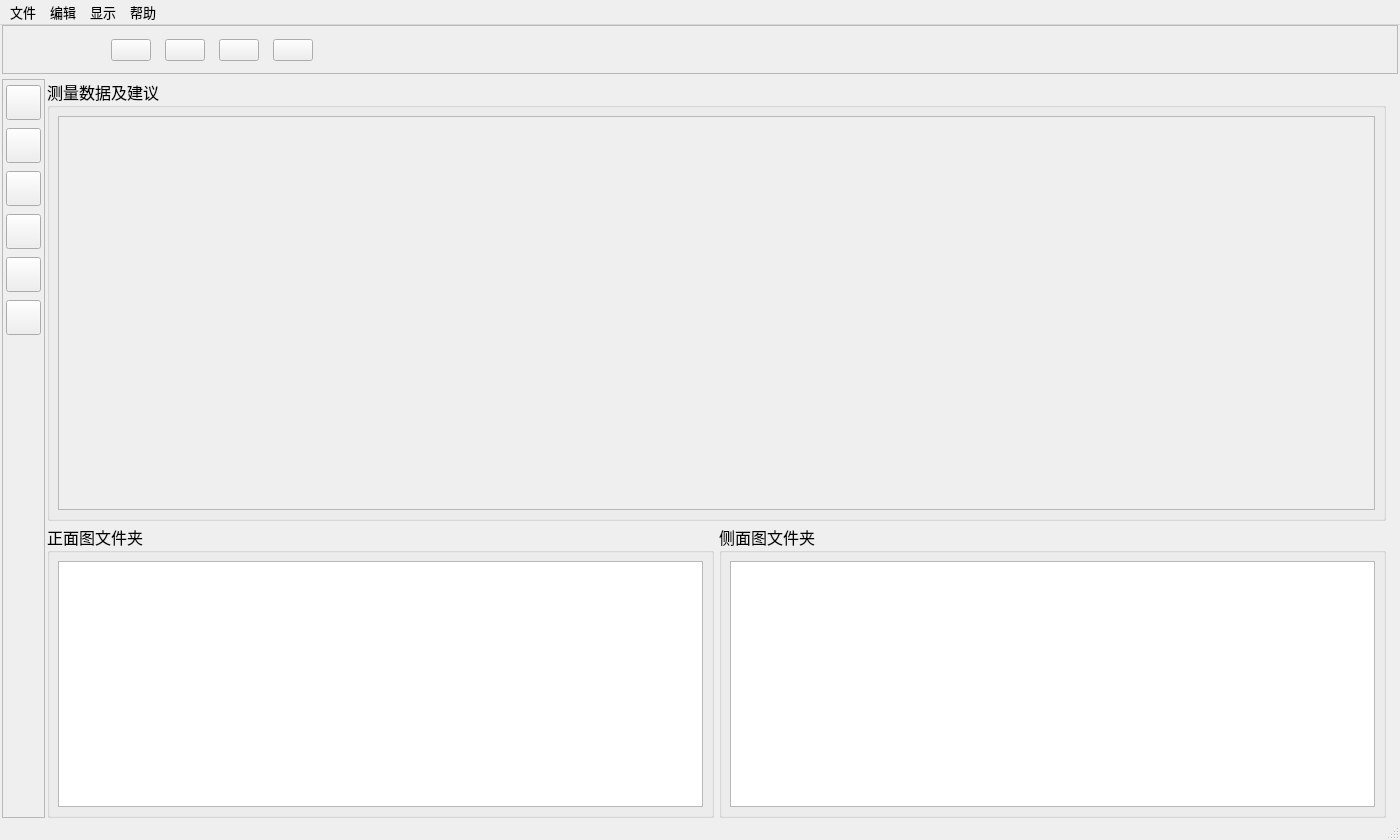
<?xml version="1.0" encoding="UTF-8"?>
<ui version="4.0">
 <class>MainWindow</class>
 <widget class="QMainWindow" name="MainWindow">
  <property name="geometry">
   <rect>
    <x>0</x>
    <y>0</y>
    <width>1400</width>
    <height>840</height>
   </rect>
  </property>
  <property name="font">
   <font>
    <pointsize>9</pointsize>
   </font>
  </property>
  <property name="windowTitle">
   <string>骨科影像智能量测系统</string>
  </property>
  <property name="toolTip">
   <string/>
  </property>
  <property name="toolTipDuration">
   <number>-1</number>
  </property>
  <property name="iconSize">
   <size>
    <width>40</width>
    <height>40</height>
   </size>
  </property>
  <property name="toolButtonStyle">
   <enum>Qt::ToolButtonIconOnly</enum>
  </property>
  <property name="animated">
   <bool>true</bool>
  </property>
  <property name="documentMode">
   <bool>false</bool>
  </property>
  <property name="unifiedTitleAndToolBarOnMac">
   <bool>false</bool>
  </property>
  <widget class="QWidget" name="centralwidget">
   <layout class="QHBoxLayout" name="horizontalLayout_5">
    <property name="spacing">
     <number>0</number>
    </property>
    <property name="leftMargin">
     <number>2</number>
    </property>
    <property name="topMargin">
     <number>0</number>
    </property>
    <property name="rightMargin">
     <number>2</number>
    </property>
    <property name="bottomMargin">
     <number>0</number>
    </property>
    <item>
     <layout class="QVBoxLayout" name="verticalLayout_3" stretch="1,15">
      <property name="spacing">
       <number>5</number>
      </property>
      <item>
       <widget class="QFrame" name="frame">
        <property name="frameShape">
         <enum>QFrame::StyledPanel</enum>
        </property>
        <property name="frameShadow">
         <enum>QFrame::Raised</enum>
        </property>
        <layout class="QHBoxLayout" name="horizontalLayout_6" stretch="1,0,0,0,0,10">
         <property name="spacing">
          <number>14</number>
         </property>
         <property name="leftMargin">
          <number>0</number>
         </property>
         <property name="topMargin">
          <number>2</number>
         </property>
         <property name="rightMargin">
          <number>0</number>
         </property>
         <property name="bottomMargin">
          <number>0</number>
         </property>
         <item>
          <spacer name="horizontalSpacer">
           <property name="orientation">
            <enum>Qt::Horizontal</enum>
           </property>
           <property name="sizeHint" stdset="0">
            <size>
             <width>40</width>
             <height>20</height>
            </size>
           </property>
          </spacer>
         </item>
         <item>
          <widget class="QPushButton" name="pushButton_select_frontdir">
           <property name="sizePolicy">
            <sizepolicy hsizetype="Fixed" vsizetype="Fixed">
             <horstretch>0</horstretch>
             <verstretch>0</verstretch>
            </sizepolicy>
           </property>
           <property name="minimumSize">
            <size>
             <width>0</width>
             <height>0</height>
            </size>
           </property>
           <property name="mouseTracking">
            <bool>false</bool>
           </property>
           <property name="toolTip">
            <string>选择正面图文件夹</string>
           </property>
           <property name="toolTipDuration">
            <number>-1</number>
           </property>
           <property name="styleSheet">
            <string notr="true">QPushButton{border-image: url(:/btn_img/folder_front.svg);}
QPushButton:hover{background-color: #c0dcf3}</string>
           </property>
           <property name="text">
            <string/>
           </property>
           <property name="icon">
            <iconset resource="ui_img/ui_img.qrc">
             <normaloff>:/btn_img/folder_front.svg</normaloff>:/btn_img/folder_front.svg</iconset>
           </property>
           <property name="iconSize">
            <size>
             <width>50</width>
             <height>50</height>
            </size>
           </property>
          </widget>
         </item>
         <item>
          <widget class="QPushButton" name="pushButton_select_sidedir">
           <property name="toolTip">
            <string>选择侧面图文件夹</string>
           </property>
           <property name="toolTipDuration">
            <number>-1</number>
           </property>
           <property name="styleSheet">
            <string notr="true">QPushButton{border-image: url(:/btn_img/folder_side.svg);}
QPushButton:hover{background-color: #c0dcf3}</string>
           </property>
           <property name="text">
            <string/>
           </property>
           <property name="icon">
            <iconset resource="ui_img/ui_img.qrc">
             <normaloff>:/btn_img/folder_side.svg</normaloff>:/btn_img/folder_side.svg</iconset>
           </property>
           <property name="iconSize">
            <size>
             <width>50</width>
             <height>50</height>
            </size>
           </property>
          </widget>
         </item>
         <item>
          <widget class="QPushButton" name="pushButton_generate">
           <property name="toolTip">
            <string>打印</string>
           </property>
           <property name="toolTipDuration">
            <number>-1</number>
           </property>
           <property name="styleSheet">
            <string notr="true">QPushButton{border-image: url(:/btn_img/printer.svg);}
QPushButton:hover{background-color: #c0dcf3}</string>
           </property>
           <property name="text">
            <string/>
           </property>
           <property name="icon">
            <iconset resource="ui_img/ui_img.qrc">
             <normaloff>:/btn_img/printer.svg</normaloff>:/btn_img/printer.svg</iconset>
           </property>
           <property name="iconSize">
            <size>
             <width>50</width>
             <height>50</height>
            </size>
           </property>
          </widget>
         </item>
         <item>
          <widget class="QPushButton" name="pushButton_measure">
           <property name="toolTip">
            <string>自动量测</string>
           </property>
           <property name="toolTipDuration">
            <number>-1</number>
           </property>
           <property name="styleSheet">
            <string notr="true">QPushButton{border-image: url(:/btn_img/play.svg);}
QPushButton:hover{background-color: #c0dcf3}</string>
           </property>
           <property name="text">
            <string/>
           </property>
           <property name="icon">
            <iconset resource="ui_img/ui_img.qrc">
             <normaloff>:/btn_img/play.svg</normaloff>:/btn_img/play.svg</iconset>
           </property>
           <property name="iconSize">
            <size>
             <width>50</width>
             <height>50</height>
            </size>
           </property>
          </widget>
         </item>
         <item>
          <spacer name="horizontalSpacer_3">
           <property name="orientation">
            <enum>Qt::Horizontal</enum>
           </property>
           <property name="sizeHint" stdset="0">
            <size>
             <width>40</width>
             <height>20</height>
            </size>
           </property>
          </spacer>
         </item>
        </layout>
       </widget>
      </item>
      <item>
       <layout class="QHBoxLayout" name="horizontalLayout_3" stretch="0,20,9">
        <property name="spacing">
         <number>2</number>
        </property>
        <property name="leftMargin">
         <number>0</number>
        </property>
        <property name="rightMargin">
         <number>3</number>
        </property>
        <item>
         <widget class="QFrame" name="frame_2">
          <property name="frameShape">
           <enum>QFrame::StyledPanel</enum>
          </property>
          <property name="frameShadow">
           <enum>QFrame::Raised</enum>
          </property>
          <layout class="QHBoxLayout" name="horizontalLayout_4">
           <property name="spacing">
            <number>0</number>
           </property>
           <property name="leftMargin">
            <number>0</number>
           </property>
           <property name="topMargin">
            <number>0</number>
           </property>
           <property name="rightMargin">
            <number>0</number>
           </property>
           <property name="bottomMargin">
            <number>0</number>
           </property>
           <item>
            <layout class="QVBoxLayout" name="verticalLayout" stretch="1,1,1,1,1,1,1">
             <property name="spacing">
              <number>8</number>
             </property>
             <property name="leftMargin">
              <number>3</number>
             </property>
             <property name="topMargin">
              <number>5</number>
             </property>
             <property name="rightMargin">
              <number>3</number>
             </property>
             <item>
              <widget class="QPushButton" name="pushButton_zoomin">
               <property name="maximumSize">
                <size>
                 <width>35</width>
                 <height>35</height>
                </size>
               </property>
               <property name="toolTip">
                <string>放大</string>
               </property>
               <property name="styleSheet">
                <string notr="true">QPushButton{border-image: url(:/btn_img/zoom-in.svg);}
QPushButton:hover{background-color: #c0dcf3}</string>
               </property>
               <property name="text">
                <string/>
               </property>
               <property name="icon">
                <iconset resource="ui_img/ui_img.qrc">
                 <normaloff>:/btn_img/zoom-in.svg</normaloff>:/btn_img/zoom-in.svg</iconset>
               </property>
               <property name="iconSize">
                <size>
                 <width>35</width>
                 <height>35</height>
                </size>
               </property>
              </widget>
             </item>
             <item>
              <widget class="QPushButton" name="pushButton_zoomout">
               <property name="maximumSize">
                <size>
                 <width>35</width>
                 <height>35</height>
                </size>
               </property>
               <property name="toolTip">
                <string>缩小</string>
               </property>
               <property name="styleSheet">
                <string notr="true">QPushButton{border-image: url(:/btn_img/zoom-out.svg);}
QPushButton:hover{background-color: #c0dcf3}</string>
               </property>
               <property name="text">
                <string/>
               </property>
               <property name="icon">
                <iconset resource="ui_img/ui_img.qrc">
                 <normaloff>:/btn_img/zoom-out.svg</normaloff>:/btn_img/zoom-out.svg</iconset>
               </property>
               <property name="iconSize">
                <size>
                 <width>35</width>
                 <height>35</height>
                </size>
               </property>
              </widget>
             </item>
             <item>
              <widget class="QPushButton" name="pushButton_eraser">
               <property name="maximumSize">
                <size>
                 <width>35</width>
                 <height>35</height>
                </size>
               </property>
               <property name="toolTip">
                <string>擦除</string>
               </property>
               <property name="styleSheet">
                <string notr="true">QPushButton{border-image: url(:/btn_img/erase.svg);}
QPushButton:hover{background-color: #c0dcf3}</string>
               </property>
               <property name="text">
                <string/>
               </property>
               <property name="icon">
                <iconset resource="ui_img/ui_img.qrc">
                 <normaloff>:/btn_img/erase.svg</normaloff>:/btn_img/erase.svg</iconset>
               </property>
               <property name="iconSize">
                <size>
                 <width>35</width>
                 <height>35</height>
                </size>
               </property>
              </widget>
             </item>
             <item>
              <widget class="QPushButton" name="pushButton_line">
               <property name="maximumSize">
                <size>
                 <width>35</width>
                 <height>35</height>
                </size>
               </property>
               <property name="toolTip">
                <string>直线工具</string>
               </property>
               <property name="styleSheet">
                <string notr="true">QPushButton{border-image: url(:/btn_img/line.svg);}
QPushButton:hover{background-color: #c0dcf3}</string>
               </property>
               <property name="text">
                <string/>
               </property>
               <property name="icon">
                <iconset resource="ui_img/ui_img.qrc">
                 <normaloff>:/btn_img/line.svg</normaloff>:/btn_img/line.svg</iconset>
               </property>
               <property name="iconSize">
                <size>
                 <width>35</width>
                 <height>35</height>
                </size>
               </property>
              </widget>
             </item>
             <item>
              <widget class="QPushButton" name="pushButton_rectangle">
               <property name="maximumSize">
                <size>
                 <width>35</width>
                 <height>35</height>
                </size>
               </property>
               <property name="toolTip">
                <string>矩形工具</string>
               </property>
               <property name="styleSheet">
                <string notr="true">QPushButton{border-image: url(:/btn_img/rectangle.svg);}
QPushButton:hover{background-color: #c0dcf3}</string>
               </property>
               <property name="text">
                <string/>
               </property>
               <property name="icon">
                <iconset resource="ui_img/ui_img.qrc">
                 <normaloff>:/btn_img/rectangle.svg</normaloff>:/btn_img/rectangle.svg</iconset>
               </property>
               <property name="iconSize">
                <size>
                 <width>35</width>
                 <height>35</height>
                </size>
               </property>
              </widget>
             </item>
             <item>
              <widget class="QPushButton" name="pushButton_eclipsis">
               <property name="maximumSize">
                <size>
                 <width>35</width>
                 <height>35</height>
                </size>
               </property>
               <property name="toolTip">
                <string>椭圆工具</string>
               </property>
               <property name="styleSheet">
                <string notr="true">QPushButton{border-image: url(:/btn_img/ellipsis.svg);}
QPushButton:hover{background-color: #c0dcf3}</string>
               </property>
               <property name="text">
                <string/>
               </property>
               <property name="icon">
                <iconset resource="ui_img/ui_img.qrc">
                 <normaloff>:/btn_img/ellipsis.svg</normaloff>:/btn_img/ellipsis.svg</iconset>
               </property>
               <property name="iconSize">
                <size>
                 <width>35</width>
                 <height>35</height>
                </size>
               </property>
              </widget>
             </item>
             <item>
              <spacer name="verticalSpacer">
               <property name="orientation">
                <enum>Qt::Vertical</enum>
               </property>
               <property name="sizeHint" stdset="0">
                <size>
                 <width>0</width>
                 <height>0</height>
                </size>
               </property>
              </spacer>
             </item>
            </layout>
           </item>
          </layout>
         </widget>
        </item>
        <item>
         <layout class="QHBoxLayout" name="horizontalLayout_7">
          <property name="spacing">
           <number>10</number>
          </property>
          <property name="leftMargin">
           <number>0</number>
          </property>
          <property name="rightMargin">
           <number>0</number>
          </property>
         </layout>
        </item>
        <item>
         <widget class="QWidget" name="verticalLayout_4" native="true">
          <layout class="QVBoxLayout" name="verticalLayout_2" stretch="3,2">
           <property name="spacing">
            <number>3</number>
           </property>
           <property name="leftMargin">
            <number>0</number>
           </property>
           <property name="topMargin">
            <number>0</number>
           </property>
           <property name="bottomMargin">
            <number>0</number>
           </property>
           <item>
            <widget class="QGroupBox" name="groupBox">
             <property name="font">
              <font>
               <family>SimSun-ExtB</family>
               <pointsize>12</pointsize>
              </font>
             </property>
             <property name="title">
              <string>测量数据及建议</string>
             </property>
             <layout class="QHBoxLayout" name="horizontalLayout">
              <property name="spacing">
               <number>8</number>
              </property>
              <property name="leftMargin">
               <number>8</number>
              </property>
              <property name="topMargin">
               <number>8</number>
              </property>
              <property name="rightMargin">
               <number>8</number>
              </property>
              <property name="bottomMargin">
               <number>8</number>
              </property>
              <item>
               <widget class="QScrollArea" name="scrollArea_result">
                <property name="widgetResizable">
                 <bool>true</bool>
                </property>
                <widget class="QWidget" name="scrollAreaWidgetContents_2">
                 <property name="geometry">
                  <rect>
                   <x>0</x>
                   <y>0</y>
                   <width>386</width>
                   <height>392</height>
                  </rect>
                 </property>
                </widget>
               </widget>
              </item>
             </layout>
            </widget>
           </item>
           <item>
            <layout class="QHBoxLayout" name="horizontalLayout_12" stretch="1,1">
             <property name="spacing">
              <number>5</number>
             </property>
             <item>
              <widget class="QGroupBox" name="groupBox_2">
               <property name="font">
                <font>
                 <family>SimSun-ExtB</family>
                 <pointsize>12</pointsize>
                </font>
               </property>
               <property name="title">
                <string>正面图文件夹</string>
               </property>
               <layout class="QHBoxLayout" name="horizontalLayout_2">
                <property name="leftMargin">
                 <number>8</number>
                </property>
                <property name="topMargin">
                 <number>8</number>
                </property>
                <property name="rightMargin">
                 <number>8</number>
                </property>
                <property name="bottomMargin">
                 <number>8</number>
                </property>
                <item>
                 <widget class="QListWidget" name="listWidget_front_file">
                  <property name="contextMenuPolicy">
                   <enum>Qt::CustomContextMenu</enum>
                  </property>
                  <property name="selectionMode">
                   <enum>QAbstractItemView::ExtendedSelection</enum>
                  </property>
                 </widget>
                </item>
               </layout>
              </widget>
             </item>
             <item>
              <widget class="QGroupBox" name="groupBox_3">
               <property name="font">
                <font>
                 <family>SimSun-ExtB</family>
                 <pointsize>12</pointsize>
                </font>
               </property>
               <property name="title">
                <string>侧面图文件夹</string>
               </property>
               <layout class="QHBoxLayout" name="horizontalLayout_14">
                <property name="spacing">
                 <number>8</number>
                </property>
                <property name="leftMargin">
                 <number>8</number>
                </property>
                <property name="topMargin">
                 <number>8</number>
                </property>
                <property name="rightMargin">
                 <number>8</number>
                </property>
                <property name="bottomMargin">
                 <number>8</number>
                </property>
                <item>
                 <widget class="QListWidget" name="listWidget_side_file">
                  <property name="contextMenuPolicy">
                   <enum>Qt::CustomContextMenu</enum>
                  </property>
                  <property name="selectionMode">
                   <enum>QAbstractItemView::ExtendedSelection</enum>
                  </property>
                 </widget>
                </item>
               </layout>
              </widget>
             </item>
            </layout>
           </item>
          </layout>
         </widget>
        </item>
       </layout>
      </item>
     </layout>
    </item>
   </layout>
  </widget>
  <widget class="QMenuBar" name="menubar">
   <property name="geometry">
    <rect>
     <x>0</x>
     <y>0</y>
     <width>1400</width>
     <height>29</height>
    </rect>
   </property>
   <property name="font">
    <font>
     <pointsize>10</pointsize>
    </font>
   </property>
   <widget class="QMenu" name="menu">
    <property name="title">
     <string>文件</string>
    </property>
    <addaction name="action_select_frontdir"/>
    <addaction name="action_select_sidedir"/>
    <addaction name="separator"/>
    <addaction name="action_print"/>
   </widget>
   <widget class="QMenu" name="menu_2">
    <property name="title">
     <string>编辑</string>
    </property>
    <addaction name="action_undo"/>
    <addaction name="action_redo"/>
    <addaction name="separator"/>
    <addaction name="action_measure"/>
   </widget>
   <widget class="QMenu" name="menu_3">
    <property name="title">
     <string>显示</string>
    </property>
    <addaction name="action_zoom"/>
    <addaction name="action_shrink"/>
    <addaction name="separator"/>
    <addaction name="action_full_screen"/>
   </widget>
   <widget class="QMenu" name="menu_help">
    <property name="title">
     <string>帮助</string>
    </property>
   </widget>
   <addaction name="menu"/>
   <addaction name="menu_2"/>
   <addaction name="menu_3"/>
   <addaction name="menu_help"/>
  </widget>
  <widget class="QStatusBar" name="statusbar"/>
  <action name="action_select_frontdir">
   <property name="text">
    <string>选择正面图文件夹    Ctrl+F</string>
   </property>
   <property name="font">
    <font>
     <pointsize>10</pointsize>
    </font>
   </property>
   <property name="shortcut">
    <string>Ctrl+F</string>
   </property>
   <property name="shortcutContext">
    <enum>Qt::WindowShortcut</enum>
   </property>
  </action>
  <action name="action_select_sidedir">
   <property name="text">
    <string>选择侧面图文件夹    Ctrl+S</string>
   </property>
   <property name="font">
    <font>
     <pointsize>10</pointsize>
    </font>
   </property>
   <property name="shortcut">
    <string>Ctrl+S</string>
   </property>
  </action>
  <action name="action_3">
   <property name="text">
    <string>打印</string>
   </property>
  </action>
  <action name="action_select_outputdir">
   <property name="text">
    <string>选择导出文件夹       Ctrl+O</string>
   </property>
   <property name="font">
    <font>
     <pointsize>10</pointsize>
    </font>
   </property>
   <property name="shortcut">
    <string>Ctrl+O</string>
   </property>
  </action>
  <action name="action_undo">
   <property name="text">
    <string>撤销                       Ctrl+Z</string>
   </property>
   <property name="font">
    <font>
     <pointsize>10</pointsize>
    </font>
   </property>
   <property name="shortcut">
    <string>Ctrl+Z</string>
   </property>
  </action>
  <action name="action_redo">
   <property name="text">
    <string>重做                       Ctrl+Shift+Z</string>
   </property>
   <property name="font">
    <font>
     <pointsize>10</pointsize>
    </font>
   </property>
   <property name="shortcut">
    <string>Ctrl+Shift+Z</string>
   </property>
  </action>
  <action name="action_measure">
   <property name="text">
    <string>自动量测                F5</string>
   </property>
   <property name="font">
    <font>
     <pointsize>10</pointsize>
    </font>
   </property>
   <property name="shortcut">
    <string>F5</string>
   </property>
  </action>
  <action name="action_zoom">
   <property name="text">
    <string>放大</string>
   </property>
   <property name="font">
    <font>
     <pointsize>10</pointsize>
    </font>
   </property>
  </action>
  <action name="action_shrink">
   <property name="text">
    <string>缩小</string>
   </property>
   <property name="font">
    <font>
     <pointsize>10</pointsize>
    </font>
   </property>
  </action>
  <action name="action_full_screen">
   <property name="text">
    <string>全屏模式                 F11</string>
   </property>
   <property name="font">
    <font>
     <pointsize>10</pointsize>
    </font>
   </property>
   <property name="shortcut">
    <string>F11</string>
   </property>
  </action>
  <action name="action_print">
   <property name="text">
    <string>打印                        Ctrl+P</string>
   </property>
   <property name="font">
    <font>
     <pointsize>10</pointsize>
    </font>
   </property>
   <property name="shortcut">
    <string>Ctrl+P</string>
   </property>
  </action>
  <action name="actions_measure_all">
   <property name="text">
    <string>全部量测                Ctrl+F5</string>
   </property>
   <property name="font">
    <font>
     <pointsize>10</pointsize>
    </font>
   </property>
   <property name="shortcut">
    <string>Ctrl+F5</string>
   </property>
  </action>
 </widget>
 <resources>
  <include location="ui_img/ui_img.qrc"/>
 </resources>
 <connections/>
</ui>
